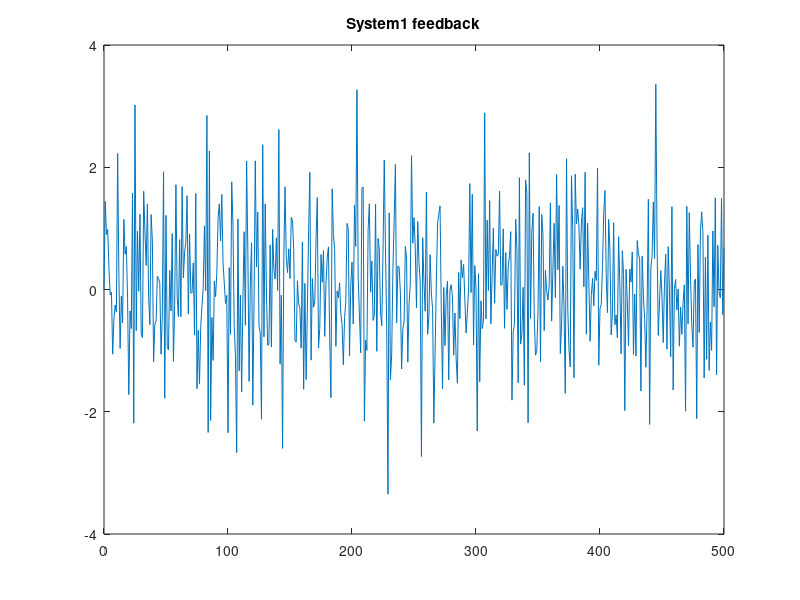

This figure's MATLAB source: (Note: this script raises an error after producing the figure.)
% A
clear; clc; close all;

a11 = -0.5; b11 = 0.9; c11 = 0; lambda = 1;

ND = 501;
t = linspace(0,ND-1,ND);

y1 = zeros(ND,1);

e = randn(ND,1)*lambda; % bílý šum

N_kappa = 20;
kappas = linspace(0,2,N_kappa);

for i = 1:N_kappa
    
    kappa = kappas(i);
    
    v  =  randn(ND,1)*kappa;

    k = 0.8;


    u = zeros(ND,1);
    for i = 2:ND
        u(i) = -k*y1(i-1) + v(i-1);
        y1(i) = -a11*y1(i-1) + b11*u(i) + e(i, 1);
    end



    figure;
    plot(t, y1);
    title('System1 feedback');

    theta_odhad1 = zeros(2,3);
    theta_odhad2 = zeros(2,3);

    for problem = 1:3
        phi = [-y1(1:ND-1,problem), u(1:ND-1,problem)];
        %E = e(1:ND, 1);
        theta_odhad1(:,problem) = inv(phi'* phi)*phi' * y1(2:ND,problem);
    end

end

theta_odhad1
theta_odhad2

